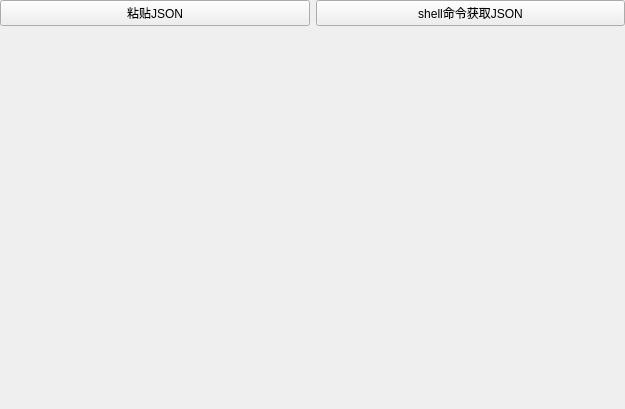
<?xml version="1.0" encoding="UTF-8"?>
<ui version="4.0">
 <class>JsonToolFrame</class>
 <widget class="QFrame" name="JsonToolFrame">
  <property name="geometry">
   <rect>
    <x>0</x>
    <y>0</y>
    <width>625</width>
    <height>409</height>
   </rect>
  </property>
  <property name="windowTitle">
   <string>Frame</string>
  </property>
  <layout class="QVBoxLayout" name="verticalLayout">
   <property name="leftMargin">
    <number>0</number>
   </property>
   <property name="topMargin">
    <number>0</number>
   </property>
   <property name="rightMargin">
    <number>0</number>
   </property>
   <property name="bottomMargin">
    <number>0</number>
   </property>
   <item>
    <layout class="QHBoxLayout" name="horizontalLayout_2">
     <item>
      <widget class="QPushButton" name="pushButton">
       <property name="text">
        <string>粘贴JSON</string>
       </property>
      </widget>
     </item>
     <item>
      <widget class="QPushButton" name="pushButton_2">
       <property name="text">
        <string>shell命令获取JSON</string>
       </property>
      </widget>
     </item>
    </layout>
   </item>
   <item>
    <widget class="QTabWidget" name="tabWidget">
     <property name="tabShape">
      <enum>QTabWidget::Rounded</enum>
     </property>
     <property name="documentMode">
      <bool>true</bool>
     </property>
     <property name="tabsClosable">
      <bool>true</bool>
     </property>
     <property name="movable">
      <bool>true</bool>
     </property>
     <property name="tabBarAutoHide">
      <bool>false</bool>
     </property>
    </widget>
   </item>
  </layout>
 </widget>
 <resources/>
 <connections>
  <connection>
   <sender>pushButton</sender>
   <signal>clicked()</signal>
   <receiver>JsonToolFrame</receiver>
   <slot>import_from_paste()</slot>
   <hints>
    <hint type="sourcelabel">
     <x>133</x>
     <y>24</y>
    </hint>
    <hint type="destinationlabel">
     <x>72</x>
     <y>-74</y>
    </hint>
   </hints>
  </connection>
  <connection>
   <sender>pushButton_2</sender>
   <signal>clicked()</signal>
   <receiver>JsonToolFrame</receiver>
   <slot>import_from_shell()</slot>
   <hints>
    <hint type="sourcelabel">
     <x>414</x>
     <y>20</y>
    </hint>
    <hint type="destinationlabel">
     <x>409</x>
     <y>-18</y>
    </hint>
   </hints>
  </connection>
 </connections>
 <slots>
  <signal>jsonPathChanged(QString)</signal>
  <slot>import_from_paste()</slot>
  <slot>search_json(QString)</slot>
  <slot>go_json_path(QString)</slot>
  <slot>import_from_shell()</slot>
 </slots>
</ui>
